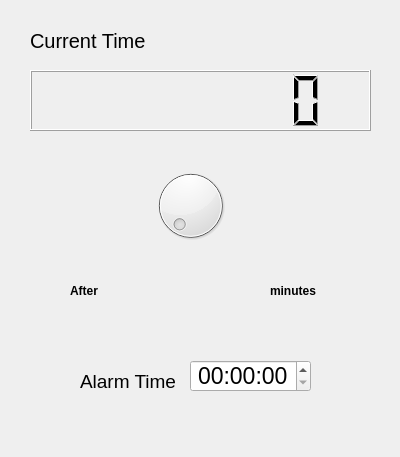
<?xml version="1.0" encoding="UTF-8"?>
<ui version="4.0">
 <class>Form</class>
 <widget class="QWidget" name="Form">
  <property name="geometry">
   <rect>
    <x>0</x>
    <y>0</y>
    <width>400</width>
    <height>457</height>
   </rect>
  </property>
  <property name="font">
   <font>
    <weight>50</weight>
    <bold>false</bold>
   </font>
  </property>
  <property name="windowTitle">
   <string>Form</string>
  </property>
  <widget class="QLCDNumber" name="CurrLcd">
   <property name="geometry">
    <rect>
     <x>30</x>
     <y>70</y>
     <width>341</width>
     <height>61</height>
    </rect>
   </property>
   <property name="digitCount">
    <number>8</number>
   </property>
  </widget>
  <widget class="QDial" name="dial">
   <property name="geometry">
    <rect>
     <x>150</x>
     <y>160</y>
     <width>81</width>
     <height>91</height>
    </rect>
   </property>
  </widget>
  <widget class="QLabel" name="label">
   <property name="geometry">
    <rect>
     <x>30</x>
     <y>30</y>
     <width>131</width>
     <height>22</height>
    </rect>
   </property>
   <property name="font">
    <font>
     <pointsize>15</pointsize>
     <weight>50</weight>
     <bold>false</bold>
    </font>
   </property>
   <property name="text">
    <string>Current Time</string>
   </property>
  </widget>
  <widget class="QLabel" name="label_2">
   <property name="geometry">
    <rect>
     <x>70</x>
     <y>280</y>
     <width>68</width>
     <height>22</height>
    </rect>
   </property>
   <property name="font">
    <font>
     <weight>75</weight>
     <bold>true</bold>
    </font>
   </property>
   <property name="text">
    <string>After</string>
   </property>
  </widget>
  <widget class="QLabel" name="label_3">
   <property name="geometry">
    <rect>
     <x>270</x>
     <y>280</y>
     <width>68</width>
     <height>22</height>
    </rect>
   </property>
   <property name="font">
    <font>
     <weight>75</weight>
     <bold>true</bold>
    </font>
   </property>
   <property name="text">
    <string>minutes</string>
   </property>
  </widget>
  <widget class="QLabel" name="label_4">
   <property name="geometry">
    <rect>
     <x>80</x>
     <y>370</y>
     <width>101</width>
     <height>22</height>
    </rect>
   </property>
   <property name="font">
    <font>
     <pointsize>14</pointsize>
     <weight>50</weight>
     <bold>false</bold>
    </font>
   </property>
   <property name="text">
    <string>Alarm Time</string>
   </property>
  </widget>
  <widget class="QTimeEdit" name="timeEdit">
   <property name="geometry">
    <rect>
     <x>190</x>
     <y>360</y>
     <width>121</width>
     <height>32</height>
    </rect>
   </property>
   <property name="font">
    <font>
     <pointsize>17</pointsize>
     <weight>50</weight>
     <bold>false</bold>
    </font>
   </property>
   <property name="accessibleDescription">
    <string/>
   </property>
   <property name="layoutDirection">
    <enum>Qt::LeftToRight</enum>
   </property>
   <property name="alignment">
    <set>Qt::AlignCenter</set>
   </property>
   <property name="displayFormat">
    <string>HH:mm:ss</string>
   </property>
  </widget>
  <widget class="QLabel" name="MinLabel">
   <property name="geometry">
    <rect>
     <x>210</x>
     <y>280</y>
     <width>41</width>
     <height>22</height>
    </rect>
   </property>
   <property name="text">
    <string/>
   </property>
  </widget>
 </widget>
 <resources/>
 <connections/>
</ui>
